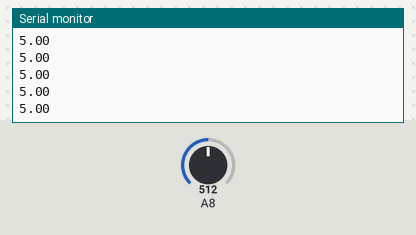
The sketch below on a simulated Arduino Mega 2560, built with avr-gcc and run on an emulated ATmega2560. On the bench: the last lines printed to the serial monitor. The test bench sets the inputs (shaded band); at power-on: A8 = 512.

Above: at 1.2 s.
1.3 s: A8 set to 716
At 2.4 s:
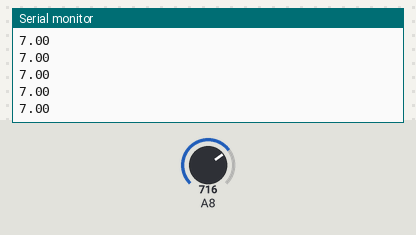
2.8 s: A8 set to 900
At 3.8 s:
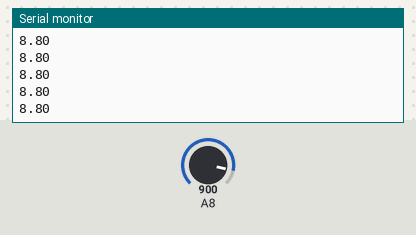
Timing chart, 0 to 5.8 s (numbered marks = the images above; inputs shaded):
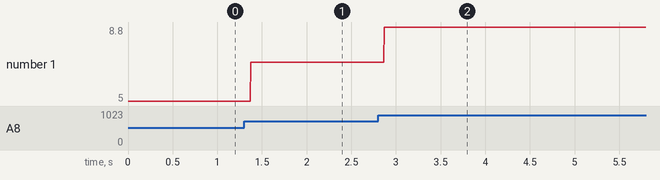

Measured:
- after the input at 1.3 s, the serial monitor: prints a new line after 0.07 s (image 1)
- after the input at 2.8 s, the serial monitor: prints a new line after 0.07 s (image 2)
- plotted number 1: 5 → 7 after the input at 1.3 s, 7 → 8.8 after the input at 2.8 s

The sketch:

voltage_finder.ino
```cpp
void setup() {
  // put your setup code here, to run once:
  Serial.begin(9600);
}

void loop() {
  // put your main code here, to run repeatedly:
  int sensorValue = analogRead(A8); //read the A0 pin value
  float voltage = sensorValue * (5.00 / 1023.00) * 2; //convert the value to a true voltage.
  Serial.println(voltage);
}
```
